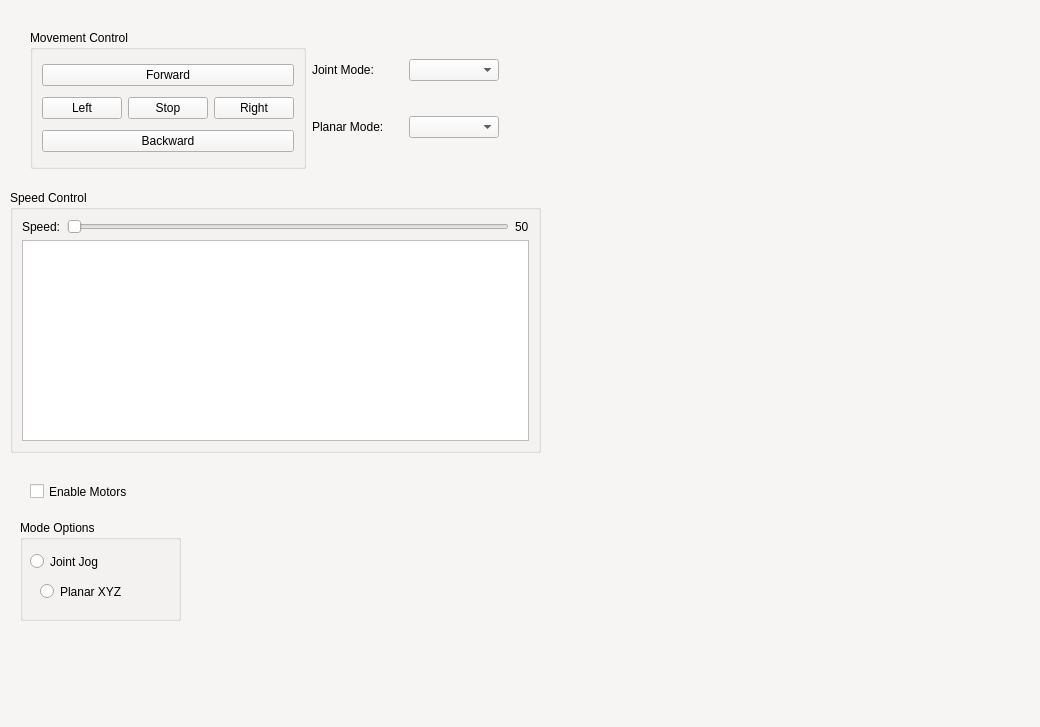
<?xml version="1.0" encoding="UTF-8"?>
<ui version="4.0">
 <class>RobotControl</class>
 <widget class="QWidget" name="RobotControl">
  <property name="geometry">
   <rect>
    <x>0</x>
    <y>0</y>
    <width>1040</width>
    <height>727</height>
   </rect>
  </property>
  <property name="palette">
   <palette>
    <active>
     <colorrole role="WindowText">
      <brush brushstyle="SolidPattern">
       <color alpha="255">
        <red>0</red>
        <green>0</green>
        <blue>0</blue>
       </color>
      </brush>
     </colorrole>
     <colorrole role="Button">
      <brush brushstyle="SolidPattern">
       <color alpha="255">
        <red>246</red>
        <green>245</green>
        <blue>244</blue>
       </color>
      </brush>
     </colorrole>
     <colorrole role="Light">
      <brush brushstyle="SolidPattern">
       <color alpha="255">
        <red>255</red>
        <green>255</green>
        <blue>255</blue>
       </color>
      </brush>
     </colorrole>
     <colorrole role="Midlight">
      <brush brushstyle="SolidPattern">
       <color alpha="255">
        <red>250</red>
        <green>250</green>
        <blue>249</blue>
       </color>
      </brush>
     </colorrole>
     <colorrole role="Dark">
      <brush brushstyle="SolidPattern">
       <color alpha="255">
        <red>123</red>
        <green>122</green>
        <blue>122</blue>
       </color>
      </brush>
     </colorrole>
     <colorrole role="Mid">
      <brush brushstyle="SolidPattern">
       <color alpha="255">
        <red>164</red>
        <green>163</green>
        <blue>163</blue>
       </color>
      </brush>
     </colorrole>
     <colorrole role="Text">
      <brush brushstyle="SolidPattern">
       <color alpha="255">
        <red>0</red>
        <green>0</green>
        <blue>0</blue>
       </color>
      </brush>
     </colorrole>
     <colorrole role="BrightText">
      <brush brushstyle="SolidPattern">
       <color alpha="255">
        <red>255</red>
        <green>255</green>
        <blue>255</blue>
       </color>
      </brush>
     </colorrole>
     <colorrole role="ButtonText">
      <brush brushstyle="SolidPattern">
       <color alpha="255">
        <red>0</red>
        <green>0</green>
        <blue>0</blue>
       </color>
      </brush>
     </colorrole>
     <colorrole role="Base">
      <brush brushstyle="SolidPattern">
       <color alpha="255">
        <red>255</red>
        <green>255</green>
        <blue>255</blue>
       </color>
      </brush>
     </colorrole>
     <colorrole role="Window">
      <brush brushstyle="SolidPattern">
       <color alpha="255">
        <red>246</red>
        <green>245</green>
        <blue>244</blue>
       </color>
      </brush>
     </colorrole>
     <colorrole role="Shadow">
      <brush brushstyle="SolidPattern">
       <color alpha="255">
        <red>0</red>
        <green>0</green>
        <blue>0</blue>
       </color>
      </brush>
     </colorrole>
     <colorrole role="AlternateBase">
      <brush brushstyle="SolidPattern">
       <color alpha="255">
        <red>250</red>
        <green>250</green>
        <blue>249</blue>
       </color>
      </brush>
     </colorrole>
     <colorrole role="ToolTipBase">
      <brush brushstyle="SolidPattern">
       <color alpha="255">
        <red>255</red>
        <green>255</green>
        <blue>220</blue>
       </color>
      </brush>
     </colorrole>
     <colorrole role="ToolTipText">
      <brush brushstyle="SolidPattern">
       <color alpha="255">
        <red>0</red>
        <green>0</green>
        <blue>0</blue>
       </color>
      </brush>
     </colorrole>
     <colorrole role="PlaceholderText">
      <brush brushstyle="SolidPattern">
       <color alpha="127">
        <red>0</red>
        <green>0</green>
        <blue>0</blue>
       </color>
      </brush>
     </colorrole>
     <colorrole role="Accent">
      <brush brushstyle="SolidPattern">
       <color alpha="255">
        <red>255</red>
        <green>255</green>
        <blue>255</blue>
       </color>
      </brush>
     </colorrole>
    </active>
    <inactive>
     <colorrole role="WindowText">
      <brush brushstyle="SolidPattern">
       <color alpha="255">
        <red>0</red>
        <green>0</green>
        <blue>0</blue>
       </color>
      </brush>
     </colorrole>
     <colorrole role="Button">
      <brush brushstyle="SolidPattern">
       <color alpha="255">
        <red>246</red>
        <green>245</green>
        <blue>244</blue>
       </color>
      </brush>
     </colorrole>
     <colorrole role="Light">
      <brush brushstyle="SolidPattern">
       <color alpha="255">
        <red>255</red>
        <green>255</green>
        <blue>255</blue>
       </color>
      </brush>
     </colorrole>
     <colorrole role="Midlight">
      <brush brushstyle="SolidPattern">
       <color alpha="255">
        <red>250</red>
        <green>250</green>
        <blue>249</blue>
       </color>
      </brush>
     </colorrole>
     <colorrole role="Dark">
      <brush brushstyle="SolidPattern">
       <color alpha="255">
        <red>123</red>
        <green>122</green>
        <blue>122</blue>
       </color>
      </brush>
     </colorrole>
     <colorrole role="Mid">
      <brush brushstyle="SolidPattern">
       <color alpha="255">
        <red>164</red>
        <green>163</green>
        <blue>163</blue>
       </color>
      </brush>
     </colorrole>
     <colorrole role="Text">
      <brush brushstyle="SolidPattern">
       <color alpha="255">
        <red>0</red>
        <green>0</green>
        <blue>0</blue>
       </color>
      </brush>
     </colorrole>
     <colorrole role="BrightText">
      <brush brushstyle="SolidPattern">
       <color alpha="255">
        <red>255</red>
        <green>255</green>
        <blue>255</blue>
       </color>
      </brush>
     </colorrole>
     <colorrole role="ButtonText">
      <brush brushstyle="SolidPattern">
       <color alpha="255">
        <red>0</red>
        <green>0</green>
        <blue>0</blue>
       </color>
      </brush>
     </colorrole>
     <colorrole role="Base">
      <brush brushstyle="SolidPattern">
       <color alpha="255">
        <red>255</red>
        <green>255</green>
        <blue>255</blue>
       </color>
      </brush>
     </colorrole>
     <colorrole role="Window">
      <brush brushstyle="SolidPattern">
       <color alpha="255">
        <red>246</red>
        <green>245</green>
        <blue>244</blue>
       </color>
      </brush>
     </colorrole>
     <colorrole role="Shadow">
      <brush brushstyle="SolidPattern">
       <color alpha="255">
        <red>0</red>
        <green>0</green>
        <blue>0</blue>
       </color>
      </brush>
     </colorrole>
     <colorrole role="AlternateBase">
      <brush brushstyle="SolidPattern">
       <color alpha="255">
        <red>250</red>
        <green>250</green>
        <blue>249</blue>
       </color>
      </brush>
     </colorrole>
     <colorrole role="ToolTipBase">
      <brush brushstyle="SolidPattern">
       <color alpha="255">
        <red>255</red>
        <green>255</green>
        <blue>220</blue>
       </color>
      </brush>
     </colorrole>
     <colorrole role="ToolTipText">
      <brush brushstyle="SolidPattern">
       <color alpha="255">
        <red>0</red>
        <green>0</green>
        <blue>0</blue>
       </color>
      </brush>
     </colorrole>
     <colorrole role="PlaceholderText">
      <brush brushstyle="SolidPattern">
       <color alpha="127">
        <red>0</red>
        <green>0</green>
        <blue>0</blue>
       </color>
      </brush>
     </colorrole>
     <colorrole role="Accent">
      <brush brushstyle="SolidPattern">
       <color alpha="255">
        <red>255</red>
        <green>255</green>
        <blue>255</blue>
       </color>
      </brush>
     </colorrole>
    </inactive>
    <disabled>
     <colorrole role="WindowText">
      <brush brushstyle="SolidPattern">
       <color alpha="255">
        <red>123</red>
        <green>122</green>
        <blue>122</blue>
       </color>
      </brush>
     </colorrole>
     <colorrole role="Button">
      <brush brushstyle="SolidPattern">
       <color alpha="255">
        <red>246</red>
        <green>245</green>
        <blue>244</blue>
       </color>
      </brush>
     </colorrole>
     <colorrole role="Light">
      <brush brushstyle="SolidPattern">
       <color alpha="255">
        <red>255</red>
        <green>255</green>
        <blue>255</blue>
       </color>
      </brush>
     </colorrole>
     <colorrole role="Midlight">
      <brush brushstyle="SolidPattern">
       <color alpha="255">
        <red>250</red>
        <green>250</green>
        <blue>249</blue>
       </color>
      </brush>
     </colorrole>
     <colorrole role="Dark">
      <brush brushstyle="SolidPattern">
       <color alpha="255">
        <red>123</red>
        <green>122</green>
        <blue>122</blue>
       </color>
      </brush>
     </colorrole>
     <colorrole role="Mid">
      <brush brushstyle="SolidPattern">
       <color alpha="255">
        <red>164</red>
        <green>163</green>
        <blue>163</blue>
       </color>
      </brush>
     </colorrole>
     <colorrole role="Text">
      <brush brushstyle="SolidPattern">
       <color alpha="255">
        <red>123</red>
        <green>122</green>
        <blue>122</blue>
       </color>
      </brush>
     </colorrole>
     <colorrole role="BrightText">
      <brush brushstyle="SolidPattern">
       <color alpha="255">
        <red>255</red>
        <green>255</green>
        <blue>255</blue>
       </color>
      </brush>
     </colorrole>
     <colorrole role="ButtonText">
      <brush brushstyle="SolidPattern">
       <color alpha="255">
        <red>123</red>
        <green>122</green>
        <blue>122</blue>
       </color>
      </brush>
     </colorrole>
     <colorrole role="Base">
      <brush brushstyle="SolidPattern">
       <color alpha="255">
        <red>246</red>
        <green>245</green>
        <blue>244</blue>
       </color>
      </brush>
     </colorrole>
     <colorrole role="Window">
      <brush brushstyle="SolidPattern">
       <color alpha="255">
        <red>246</red>
        <green>245</green>
        <blue>244</blue>
       </color>
      </brush>
     </colorrole>
     <colorrole role="Shadow">
      <brush brushstyle="SolidPattern">
       <color alpha="255">
        <red>0</red>
        <green>0</green>
        <blue>0</blue>
       </color>
      </brush>
     </colorrole>
     <colorrole role="AlternateBase">
      <brush brushstyle="SolidPattern">
       <color alpha="255">
        <red>246</red>
        <green>245</green>
        <blue>244</blue>
       </color>
      </brush>
     </colorrole>
     <colorrole role="ToolTipBase">
      <brush brushstyle="SolidPattern">
       <color alpha="255">
        <red>255</red>
        <green>255</green>
        <blue>220</blue>
       </color>
      </brush>
     </colorrole>
     <colorrole role="ToolTipText">
      <brush brushstyle="SolidPattern">
       <color alpha="255">
        <red>0</red>
        <green>0</green>
        <blue>0</blue>
       </color>
      </brush>
     </colorrole>
     <colorrole role="PlaceholderText">
      <brush brushstyle="SolidPattern">
       <color alpha="127">
        <red>123</red>
        <green>122</green>
        <blue>122</blue>
       </color>
      </brush>
     </colorrole>
     <colorrole role="Accent">
      <brush brushstyle="SolidPattern">
       <color alpha="255">
        <red>255</red>
        <green>255</green>
        <blue>255</blue>
       </color>
      </brush>
     </colorrole>
    </disabled>
   </palette>
  </property>
  <property name="windowTitle">
   <string>Form</string>
  </property>
  <widget class="QGroupBox" name="groupBox_4">
   <property name="geometry">
    <rect>
     <x>10</x>
     <y>190</y>
     <width>531</width>
     <height>263</height>
    </rect>
   </property>
   <property name="title">
    <string>Speed Control</string>
   </property>
   <layout class="QVBoxLayout" name="verticalLayout_6">
    <item>
     <layout class="QHBoxLayout" name="horizontalLayout">
      <item>
       <widget class="QLabel" name="label_2">
        <property name="text">
         <string>Speed:</string>
        </property>
       </widget>
      </item>
      <item>
       <widget class="QSlider" name="speedSlider">
        <property name="maximum">
         <number>100</number>
        </property>
        <property name="orientation">
         <enum>Qt::Orientation::Horizontal</enum>
        </property>
       </widget>
      </item>
      <item>
       <widget class="QLabel" name="speedValueLabel">
        <property name="text">
         <string>50</string>
        </property>
       </widget>
      </item>
     </layout>
    </item>
    <item>
     <widget class="QTextEdit" name="textRobotLog"/>
    </item>
   </layout>
  </widget>
  <widget class="QCheckBox" name="chEnableMotors">
   <property name="geometry">
    <rect>
     <x>30</x>
     <y>480</y>
     <width>131</width>
     <height>23</height>
    </rect>
   </property>
   <property name="text">
    <string>Enable Motors</string>
   </property>
  </widget>
  <widget class="QGroupBox" name="groupBox">
   <property name="geometry">
    <rect>
     <x>20</x>
     <y>520</y>
     <width>161</width>
     <height>101</height>
    </rect>
   </property>
   <property name="title">
    <string>Mode Options</string>
   </property>
   <widget class="QRadioButton" name="rbModeJoint">
    <property name="geometry">
     <rect>
      <x>10</x>
      <y>30</y>
      <width>110</width>
      <height>23</height>
     </rect>
    </property>
    <property name="text">
     <string>Joint Jog</string>
    </property>
   </widget>
   <widget class="QRadioButton" name="rbModePlanar">
    <property name="geometry">
     <rect>
      <x>20</x>
      <y>60</y>
      <width>110</width>
      <height>23</height>
     </rect>
    </property>
    <property name="text">
     <string>Planar XYZ</string>
    </property>
   </widget>
  </widget>
  <widget class="QWidget" name="">
   <property name="geometry">
    <rect>
     <x>30</x>
     <y>30</y>
     <width>469</width>
     <height>139</height>
    </rect>
   </property>
   <layout class="QHBoxLayout" name="horizontalLayout_3">
    <item>
     <widget class="QGroupBox" name="groupBox_3">
      <property name="title">
       <string>Movement Control</string>
      </property>
      <layout class="QVBoxLayout" name="verticalLayout_7">
       <item>
        <widget class="QPushButton" name="forwardBtn">
         <property name="text">
          <string>Forward</string>
         </property>
        </widget>
       </item>
       <item>
        <layout class="QHBoxLayout" name="horizontalLayout_2">
         <item>
          <widget class="QPushButton" name="leftBtn">
           <property name="text">
            <string>Left</string>
           </property>
          </widget>
         </item>
         <item>
          <widget class="QPushButton" name="stopBtn">
           <property name="text">
            <string>Stop</string>
           </property>
          </widget>
         </item>
         <item>
          <widget class="QPushButton" name="rightBtn">
           <property name="text">
            <string>Right</string>
           </property>
          </widget>
         </item>
        </layout>
       </item>
       <item>
        <widget class="QPushButton" name="backwardBtn">
         <property name="text">
          <string>Backward</string>
         </property>
        </widget>
       </item>
      </layout>
     </widget>
    </item>
    <item>
     <layout class="QGridLayout" name="gridLayout">
      <item row="0" column="0">
       <widget class="QLabel" name="label">
        <property name="text">
         <string>Joint Mode:</string>
        </property>
       </widget>
      </item>
      <item row="0" column="1">
       <widget class="QComboBox" name="comboJoint"/>
      </item>
      <item row="1" column="0">
       <widget class="QLabel" name="label_3">
        <property name="text">
         <string>Planar Mode:</string>
        </property>
       </widget>
      </item>
      <item row="1" column="1">
       <widget class="QComboBox" name="comboAxis"/>
      </item>
     </layout>
    </item>
   </layout>
  </widget>
 </widget>
 <resources/>
 <connections/>
</ui>
